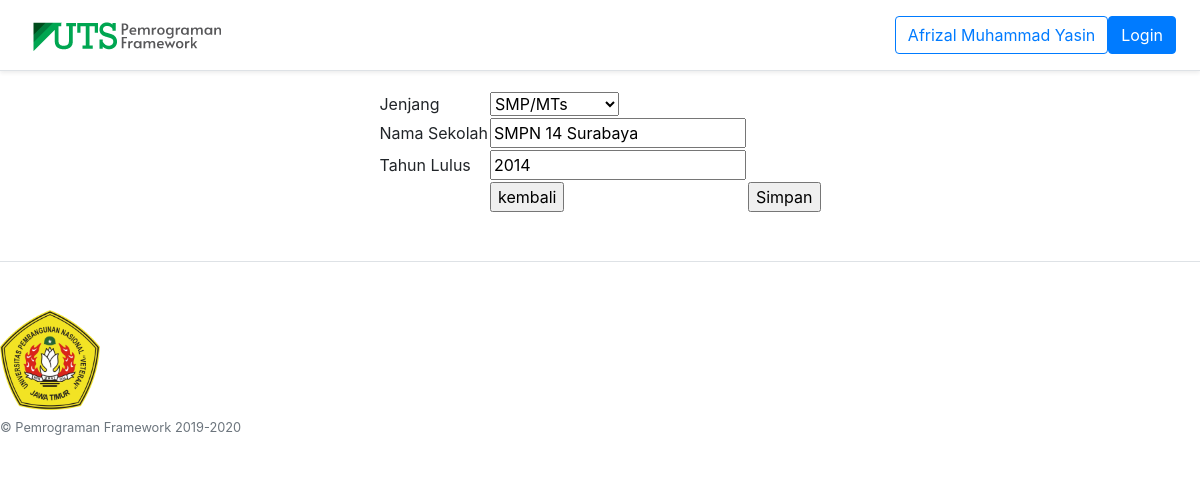
Page /index.php/welcome/editjenjang/2 on the committed database.
### tables this page shows
CREATE TABLE `biodata` (
  `npm` varchar(15) NOT NULL,
  `nama` varchar(100) DEFAULT NULL,
  `tgl_lahir` date DEFAULT NULL,
  `alamat` varchar(200) DEFAULT NULL,
  `email` varchar(50) DEFAULT NULL,
  `deskripsi` text NOT NULL
);

CREATE TABLE `pendidikan` (
  `id_pendidikan` int(10) UNSIGNED NOT NULL,
  `id_jenjang` int(10) UNSIGNED NOT NULL,
  `nama_sekolah` varchar(200) DEFAULT NULL,
  `thn_lulus` int(10) UNSIGNED DEFAULT NULL
);

### application/controllers/Welcome.php (called while the page is built, shortened)
<?php
class Welcome extends CI_Controller {
	public function __construct(){
		$this->load->library('javascript');
		$this->load->library('form_validation');
		$this->load->library('email');
		$this->load->library('session');
	  }
	public function editjenjang($id)
	{
		$data['user'] = $this->db->get('biodata')->result();
		$where = array('id_pendidikan' => $id);
		$data['data'] = $this->db->get_where('pendidikan',$where)->result();
		$data['jenjang'] = $this->db->get('jenjang_pendidikan')->result();
		$this->load->view('header',$data);
		$this->load->view('edit_jenjang',$data);
		$this->load->view('footer');
	}
}

### index.php (called while the page is built, shortened)
<?php
require_once BASEPATH.'core/CodeIgniter.php';

### application/views/edit_jenjang.php (the view, shortened to what this page needs)
<?php foreach($data as $j){ ?>
	<form action="<?php echo base_url(). 'index.php/welcome/updatejenjang'; ?>" method="post">
		<table style="margin:20px auto;">
			<tr>
				<td>Jenjang</td>
				<td>
                    <select id="Jenjang" name="id_jenjang">
                    <?php foreach($jenjang as $a){ ?>
                    <option value="<?php echo $a->id_jenjang ?>" <?php if($a->id_jenjang == $j->id_jenjang){ echo "Selected";}?> ><?php echo $a->nama_jenjang ?></option>
                    <?php } ?>
                    </select>
				</td>
			</tr>
			<tr>
				<td>Nama Sekolah</td>
				<td>
                <input type="text" name="nama_sekolah" value="<?php echo $j->nama_sekolah ?>"></td>
			</tr>
            <tr>
				<td>Tahun Lulus</td>
				<td><input type="number" name="thn_lulus" value="<?php echo $j->thn_lulus ?>"></td>
			</tr>
				<td></td>
				<td><input type="button" onclick = "window.history.back()" value="kembali"></td>
				<td><input type="submit" value="Simpan"></td>
		</table>
	</form>
    <?php } ?>

### application/views/header.php (shortened to what this page needs)
<!DOCTYPE html>
<html lang="en"><head>
    <link href="<?php echo base_url(); ?>assets/css/bootstrap.css" rel="stylesheet">
    <link href="<?php echo base_url(); ?>assets/css/pricing.css" rel="stylesheet">
    <link href="<?php echo base_url(); ?>template-uts_files/pricing.css" rel="stylesheet">
  <script src="<?php echo base_url(); ?>template-uts_files/prompt.js"></script></head>
  <body>
    <div class="d-flex flex-column flex-md-row align-items-center p-3 px-md-4 mb-3 bg-white border-bottom shadow-sm">
  <h5 class="my-0 mr-md-auto font-weight-normal"><a href="/"><img src="<?php echo base_url(); ?>assets/img/uts.png"></a>
  </h5><?php foreach($user as $u){ ?>
  <button class="btn btn-outline-primary" href="#"><?php echo $u->nama ?></button><?php } ?>
  <input type="button" class="btn btn-primary"onclick="location.href='<?php echo base_url(); ?>index.php/welcome/login'" value="Login" />
</div>

### assets/css/pricing.css (style rules this page uses)
html { font-size: 14px; }
@media (min-width: 768px) { html { font-size: 16px; } }

### rows in the picture
biodata: nama "Afrizal Muhammad Yasin"
pendidikan: nama_sekolah "SMPN 14 Surabaya", thn_lulus "2014"

### other values in the picture
form field id_jenjang "SMP/MTs"
